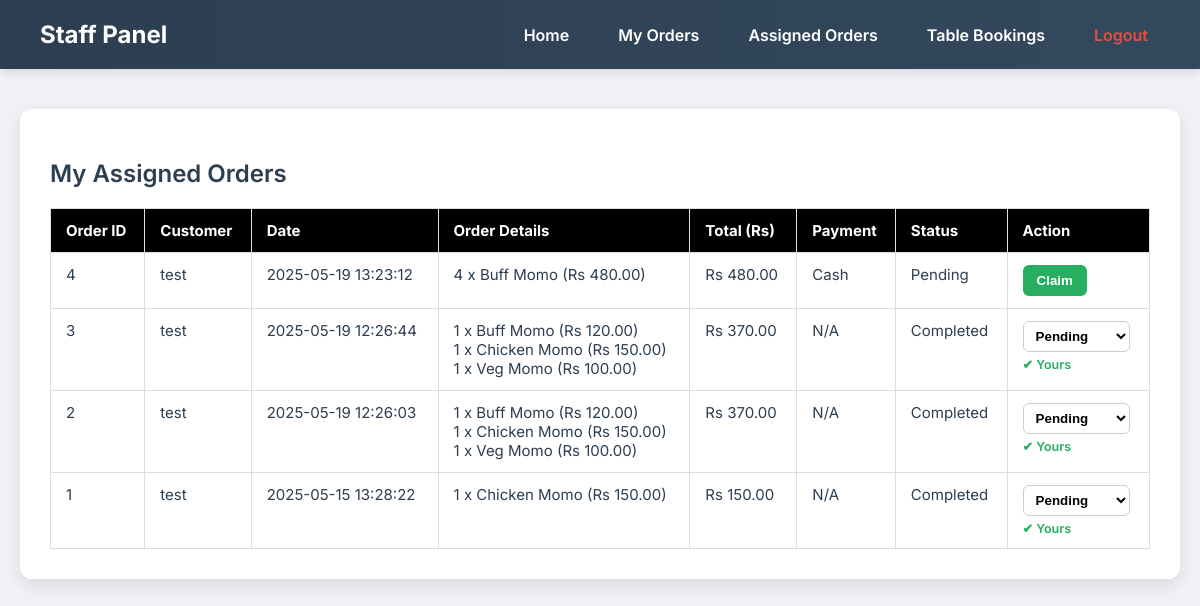
The page /assigned_orders.php (signed in) on the database as committed earlier.
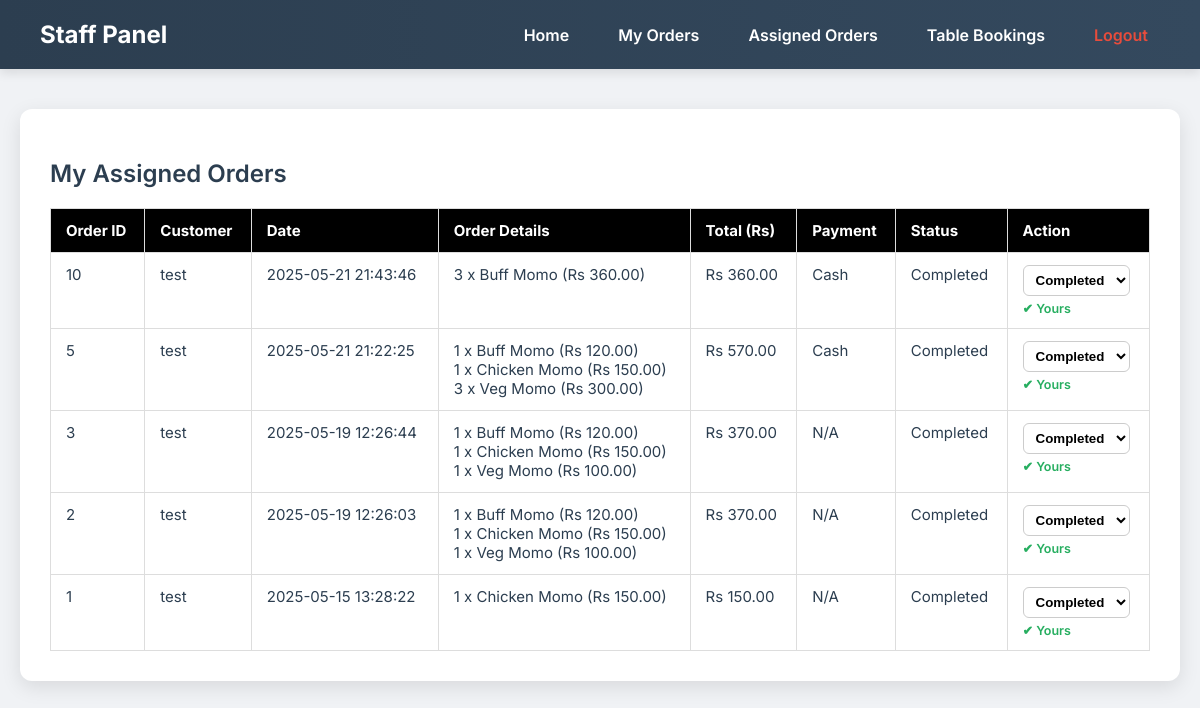
The same page on the database as committed later.
### tables this page shows
CREATE TABLE `orders` (
  `id` int(11) NOT NULL,
  `user_id` int(11) DEFAULT NULL,
  `order_date` datetime DEFAULT current_timestamp(),
  `order_details` text DEFAULT NULL,
  `total` decimal(10,2) NOT NULL,
  `status` varchar(50) DEFAULT NULL,
  `assigned_staff_id` int(11) DEFAULT NULL,
  `payment_method` varchar(50) DEFAULT NULL
);

CREATE TABLE `users` (
  `id` int(11) NOT NULL,
  `username` varchar(50) NOT NULL,
  `password` varchar(255) NOT NULL,
  `role` enum('admin','staff','user') DEFAULT 'user'
);

### assigned_orders.php (the view, shortened to what this page needs)
<?php
include 'db_connect.php';
$staffId = $_SESSION['user_id'];
try {
    $stmt = $conn->prepare("
        SELECT
            orders.id,
            orders.order_date,
            orders.total,
            orders.status,
            orders.payment_method,
            orders.order_details,
            u.username AS customer_name,
            orders.assigned_staff_id
        FROM orders
        JOIN users u ON orders.user_id = u.id
        WHERE orders.assigned_staff_id = :staff_id OR orders.assigned_staff_id IS NULL
        ORDER BY orders.order_date DESC
    ");
    $stmt->execute(['staff_id' => $staffId]);
    $orders = $stmt->fetchAll(PDO::FETCH_ASSOC);
} catch (PDOException $e) {
    die("Database error: " . $e->getMessage());
}
?>
<!DOCTYPE html>
<html lang="en">
<head>
</head>
<body>
<nav>
    <div class="logo">Staff Panel</div>
    <ul>
        <li><a href="staff_dashboard.php">Home</a></li>
        <li><a href="staff_orders.php">My Orders</a></li>
        <li><a href="assigned_orders.php">Assigned Orders</a></li>
        <li><a href="table_bookings.php">Table Bookings</a></li>
        <li><a class="logout" href="logout.php">Logout</a></li>
    </ul>
</nav>
<main class="container">
    <h2>My Assigned Orders</h2>
    <table>
        <thead>
            <tr>
                <th>Order ID</th>
                <th>Customer</th>
                <th>Date</th>
                <th>Order Details</th>
                <th>Total (Rs)</th>
                <th>Payment</th>
                <th>Status</th>
                <th>Action</th>
            </tr>
        </thead>
        <tbody>
            <?php if (empty($orders)): ?>
                <tr><td colspan="8" style="text-align:center;">No orders found.</td></tr>
            <?php else: ?>
                <?php foreach ($orders as $order): ?>
                    <tr>
                        <td><?= htmlspecialchars($order['id']) ?></td>
                        <td><?= htmlspecialchars($order['customer_name']) ?></td>
                        <td><?= htmlspecialchars($order['order_date']) ?></td>
                        <td>
                            <?php
                            $details = json_decode($order['order_details'], true);
                            if ($details) {
                                foreach ($details as $item) {
                                    echo htmlspecialchars("{$item['quantity']} x {$item['name']} (Rs " . number_format($item['subtotal'], 2) . ")") . "<br>";
                                }
                            } else {
                                echo "No details";
                            }
                            ?>
                        </td>
                        <td>Rs <?= number_format($order['total'], 2) ?></td>
                        <td><?= htmlspecialchars($order['payment_method'] ?? 'N/A') ?></td>
                        <td><?= ucfirst(htmlspecialchars($order['status'])) ?></td>
                        <td>
                            <?php if ($order['assigned_staff_id'] === null): ?>
                                <form method="POST" action="claim_order.php">
                                    <button type="submit">Claim</button>
                                </form>
                            <?php else: ?>
                                <form method="POST" action="update_order_status.php">
                                    <select name="status" onchange="this.form.submit()">
                                        <option value="pending" <?= $order['status'] === 'pending' ? 'selected' : '' ?>>Pending</option>
                                        <option value="completed" <?= $order['status'] === 'completed' ? 'selected' : '' ?>>Completed</option>
                                    </select>
                                </form>
                                <small>✔ Yours</small>
                            <?php endif; ?>
                        </td>
                    </tr>
                <?php endforeach; ?>
            <?php endif; ?>
        </tbody>
    </table>
</main>
</body>
</html>

Rows that differ between the two databases and show on the page:
no longer on this page (row edited): orders: id "4", user.username "test", order_date "2025-05-19 13:23:12", subtotal "4 x Buff Momo (Rs 480.00)", total "480.00", payment_method "Cash", status "Pending", shown under "My Assigned Orders"
added orders: id "10", user.username "test", order_date "2025-05-21 21:43:46", subtotal "3 x Buff Momo (Rs 360.00)", total "360.00", payment_method "Cash", status "Completed", shown under "My Assigned Orders"
added orders: id "5", user.username "test", order_date "2025-05-21 21:22:25", subtotal "1 x Buff Momo (Rs 120.00)", subtotal "3 x Veg Momo (Rs 300.00)", total "570.00", payment_method "Cash", status "Completed", orders (id "1 x Chicken Momo (Rs 150.00)"), shown under "My Assigned Orders"
changed orders "1 x Chicken Momo (Rs 150.00)": status "Pending" → "Completed"
changed orders id 3: status "Pending" → "Completed"
changed orders id 2: status "Pending" → "Completed"
